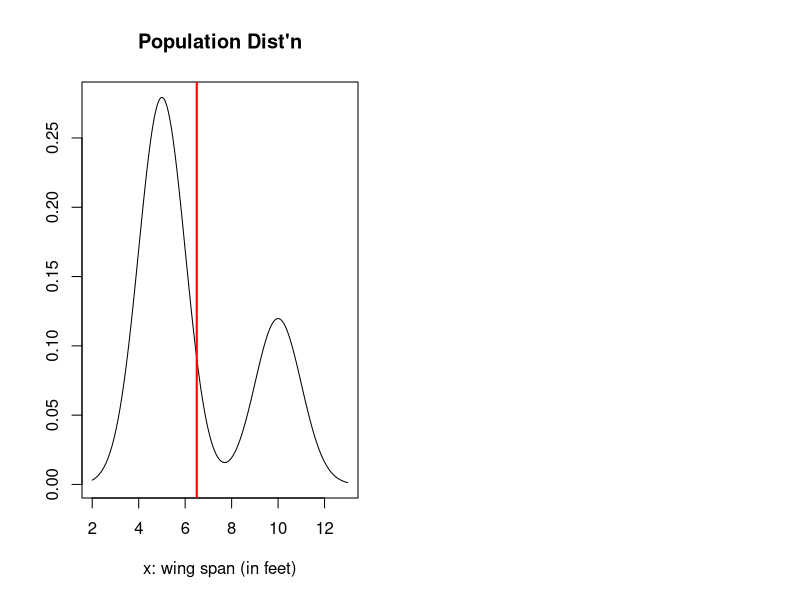
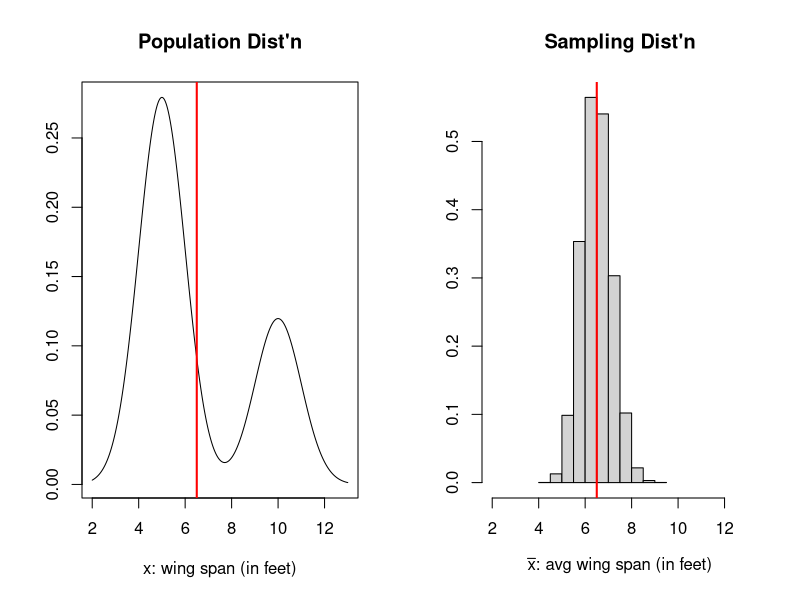
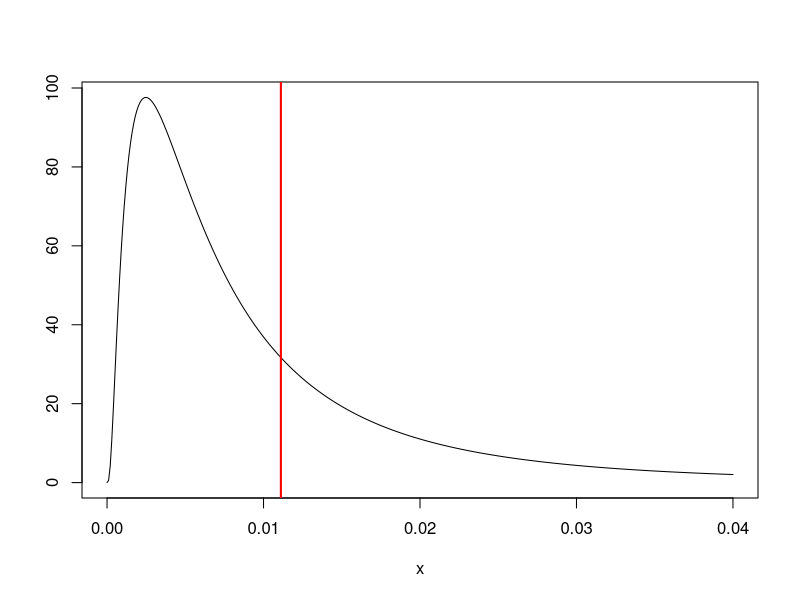
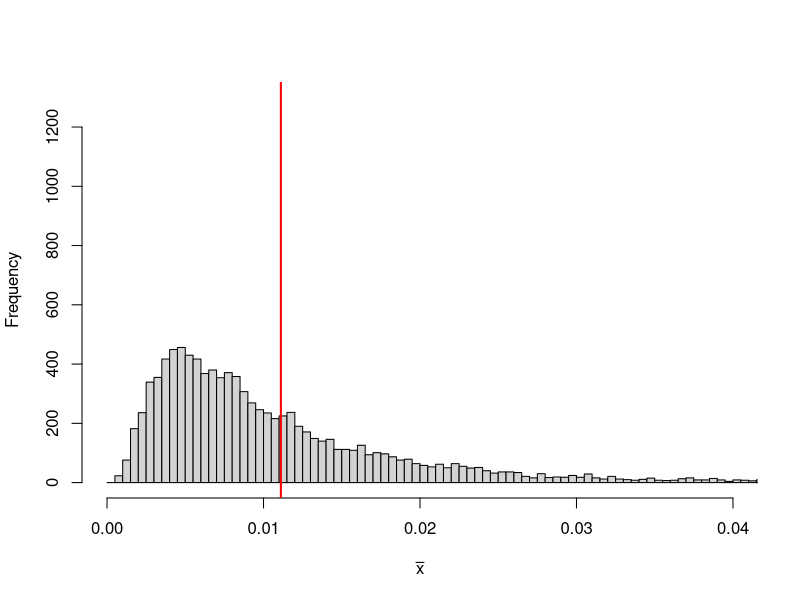
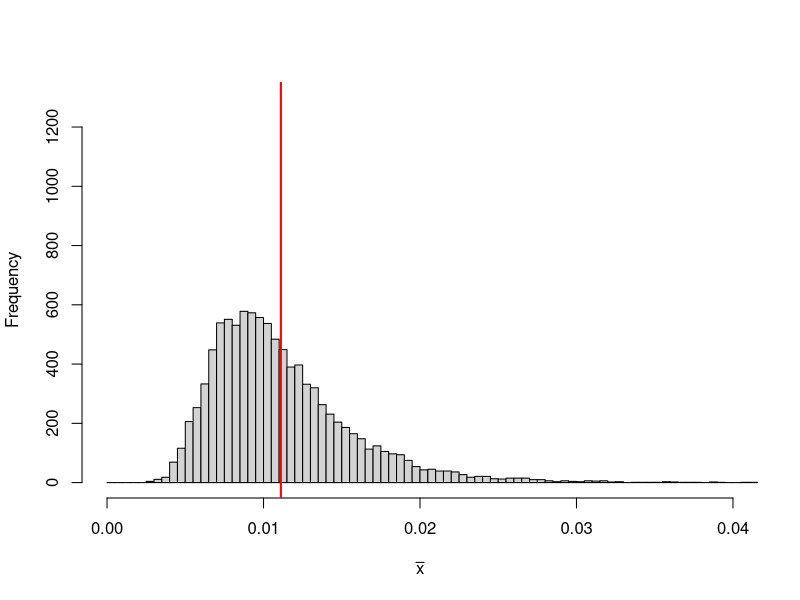
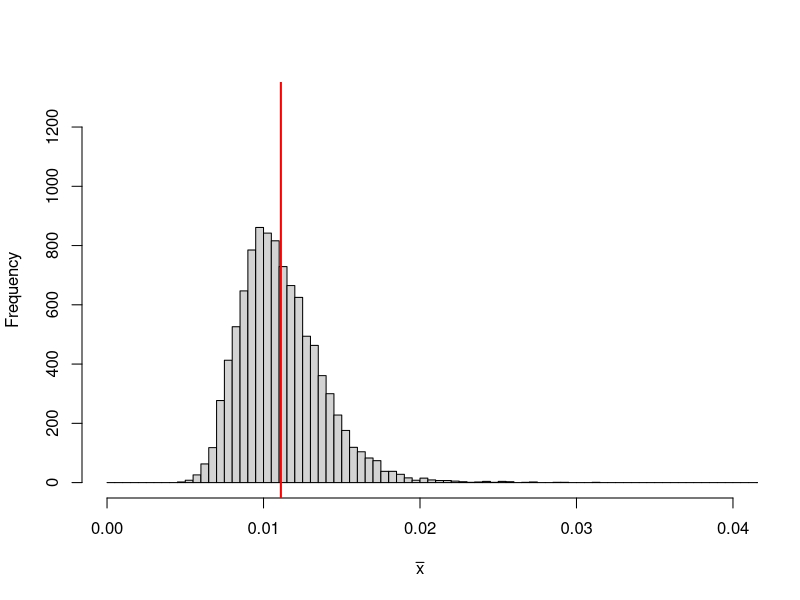
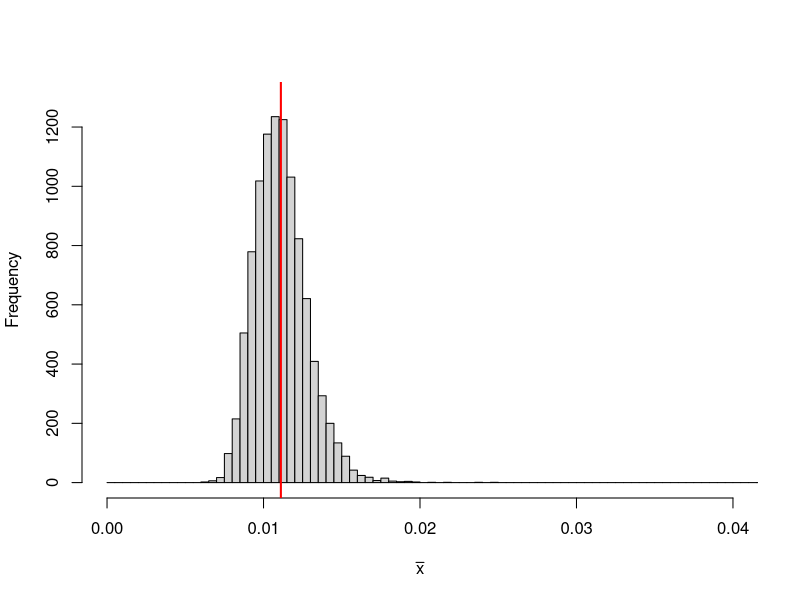

Recreate these plots in R, in order.
# setwd("./Lec13 CLT + Confidence Intervals/figure/")

#-------------------------------------------------------------------------------
# Bimodal distribution of dragon wing spans:
# http://www.nytimes.com/2013/09/24/science/as-normal-as-rabbits-weights-and-dragons-wings.html
#-------------------------------------------------------------------------------
# Set up bimodal distribution as weighted average of two normals
mu.1 <- 5
mu.2 <- 10
p.1 <- 0.7
p.2 <- 0.3
mu <- mu.1*p.1 + mu.2*p.2
x <- seq(2, 13, by=0.01)
y <- dnorm(x, mean=mu.1)*p.1 + dnorm(x, mean=mu.2)*p.2

# Sampling distribution values
n <- 15
x.bars <-
  replicate(10000,
            mean(
              rnorm(n,
                    mean=sample(c(mu.1, mu.2), n, replace=TRUE, prob=c(p.1, p.2))
              )
            )
  )


pdf("CLT1.pdf", width=8, height=4)
par(mfrow=c(1, 2))
# Population Distribution
plot(x, y, type='l', xlab="x: wing span (in feet)", ylab="",
     main="Population Dist'n")
abline(v=mu, col="red", lwd=2)
dev.off()


pdf("CLT2.pdf", width=8, height=4)
par(mfrow=c(1, 2))
# Population Distribution
plot(x, y, type='l', xlab="x: wing span (in feet)", ylab="",
     main="Population Dist'n")
abline(v=mu, col="red", lwd=2)

# Sampling Distribution
hist(x.bars, xlim=range(x),
     xlab=expression(paste(bar(x), ": avg wing span (in feet)")),
     prob=TRUE, ylab="",
     main="Sampling Dist'n")
abline(v=mu, col="red", lwd=2)
dev.off()





#-------------------------------------------------------------------------------
# Show effect of large n counteracting skew
#-------------------------------------------------------------------------------
meanlog <- -5
sdlog <- 1
x.max <- 0.04
breaks <- seq(0, 5, by=0.0005)

# Population Distribution
pdf("true.pdf", width=8*0.8, height=6*0.8)
x <- seq(0, x.max, by=0.0001)
plot(x, dlnorm(x, meanlog = meanlog, sdlog=sdlog), xlab="x", ylab="",
     xlim=c(0, x.max), type='l')
abline(v=exp(meanlog + sdlog^2/2), col="red", lwd=2)
dev.off()

for(n in c(2, 10, 30, 75)) {
  sim.means <- replicate(10000, mean(rlnorm(n, meanlog = meanlog, sdlog=sdlog)))
  pdf(paste("hist", n, ".pdf", sep=""), width=8*0.8, height=6*0.9)
  hist(sim.means, main="", xlab=expression(bar(x)), xlim=c(0, x.max),
       breaks = breaks, ylim=c(0, 1300))
  abline(v=exp(meanlog + sdlog^2/2), col="red", lwd=2)
  dev.off()
}